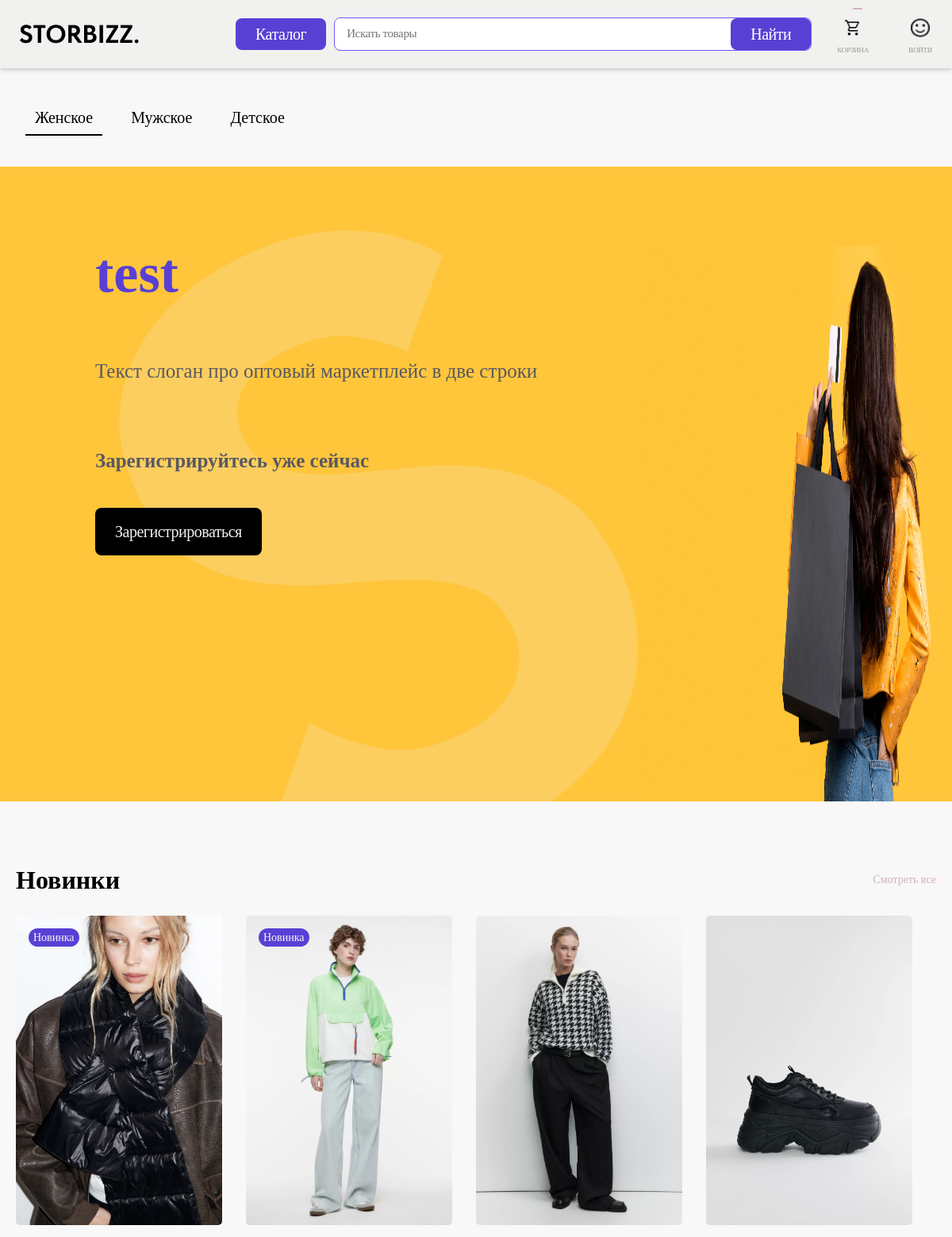
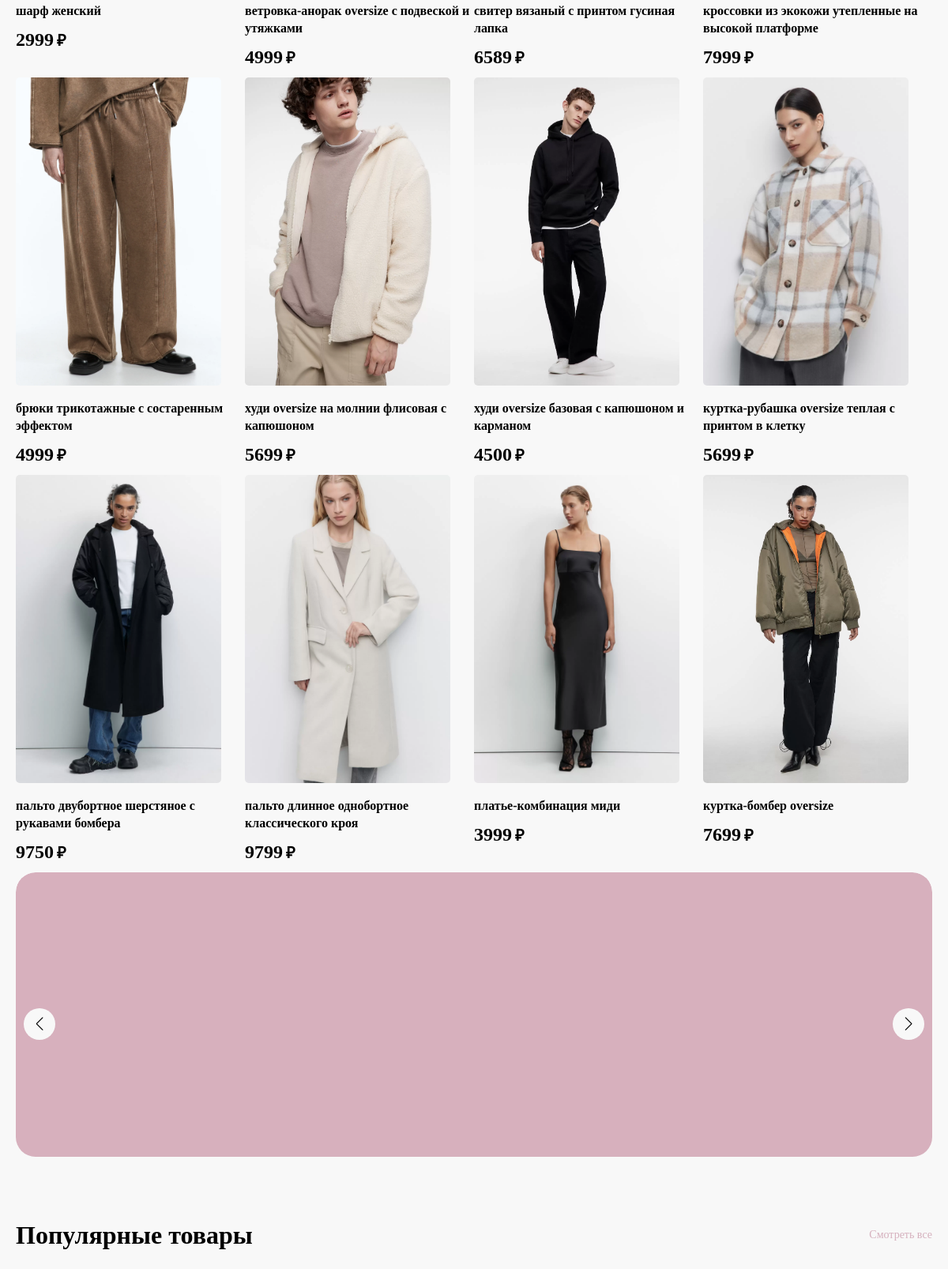
The page / (upper part) on the database its author committed (2 pictures, top to bottom).
### shop/models.py (models this page shows)
class Good(models.Model):
    TYPE_CHOICES = (
        (0, 'Бомберы'),
        (1, 'Ветровки'),
        (2, 'Джинсовые куртки'),
        (3, 'Кожаные куртки'),
        (4, 'Куртки рубашки'),
        (5, 'Пальто'),
        (6, 'Пуховики'),
        (7, 'Тренчи'),
        (8, 'Куртки'),
        (9, 'Водолазки'),
        (10, 'Джемперы'),
        (11, 'Кардиганы'),
        (12, 'Свитеры'),
        (13, 'Джинсы'),
        (14, 'Платья'),
        (15, 'Футболки, поло, лонгсливы'),
        (16, 'Худи, толстовки и свитшоты'),
        (17, 'Брюки'),
        (18, 'Блузы и рубашки'),
        (19, 'Юбки'),
        (20, 'Пиджаки и жакеты'),
        (21, 'Шорты'),
        (22, 'Топы и майки'),
        (23, 'Нижнее белье'),
        (24, 'Спортивная одежда'),
        (25, 'Одежда для дома'),
        (26, 'Обувь'),
        (27, 'Аксессуары'),
    )
    GENDER_CHOICES = (
        (0, 'Мужское'),
        (1, 'Женское'),
        (2, 'Детское'),
    )
    name = models.CharField(max_length=255, verbose_name='наименование', null=True, blank=True)
    image_1 = models.ImageField(upload_to='img/', null=True, blank=True, verbose_name='изображение 1')
    image_2 = models.ImageField(upload_to='img/', null=True, blank=True, verbose_name='изображение 2')
    image_3 = models.ImageField(upload_to='img/', null=True, blank=True, verbose_name='изображение 3')
    image_4 = models.ImageField(upload_to='img/', null=True, blank=True, verbose_name='изображение 4')
    is_new = models.BooleanField(default=False, verbose_name='новинка')
    is_popular = models.BooleanField(default=False, verbose_name='популярный товар')
    price = models.FloatField(verbose_name='цена', null=True, blank=True)
    type = models.IntegerField(verbose_name='тип', null=True, blank=True, choices=TYPE_CHOICES)
    gender = models.IntegerField(verbose_name='пол', null=True, blank=True, choices=GENDER_CHOICES)
    description = models.TextField(verbose_name='описание', null=True, blank=True)
    color = models.CharField(max_length=20, verbose_name='цвет', null=True, blank=True)
    color_code = models.IntegerField(verbose_name='код цвета', null=True, blank=True)
    article = models.CharField(max_length=20, verbose_name='артикул', null=True, blank=True)
    material = models.TextField(verbose_name='состав', null=True, blank=True)
    recommendation = models.TextField(verbose_name='рекомендации', null=True, blank=True)
    goods = models.ManyToManyField('Cart', through='CartGood')

### shop/views.py (the view)
# urls.py: path('', GoodsList.as_view(), name='home'),
class GoodsList(ListView):
    model = Good
    template_name = 'src/home.html'
    context_object_name = 'goods'
    def get_queryset(self):
        queryset = {'new_goods': Good.objects.order_by('-is_new', '-id')[:12],
                    'top_goods': Good.objects.filter(is_popular=True)[:12]}
        return queryset

### templates/src/home.html (shortened to what this page needs)
{% extends './main.html' %}
{% load static %}
{% block content %}
      <main class="content">
         <div class="header__bottom container">
            <ul class="header__bottom-menu">
               <li><a class="header__bottom-link header__bottom-link-active _tabs-item _active" href="#">Женское</a>
               </li>
               <li><a class="header__bottom-link _tabs-item" href="#">Мужское</a></li>
               <li><a class="header__bottom-link _tabs-item" href="#">Детское</a></li>
            </ul>
         </div>
       <div class="content-item  _tabs-block _active">
            <div class="page">
               <div class="page__content">
                  <div class="page__products products-page">
                     <div class="page__preview preview-page">
                        <div class="preview-page__container container">
                           <div class="preview-page__information">
                              <div class="preview-page__s"><img src="{% static 'img/img/s.png' %}" alt=""></div>
                              <div class="preview-page__information-content">
                                 <div class="preview-page__subtitle">
                                    test
                                 </div>
                                 <div class="preview-page__text">Текст слоган про оптовый маркетплейс
                                    в две строки</div>
                                 <div class="preview-page__title">Зарегистрируйтесь уже сейчас</div>
                                 <button type="submit"
                                    class="preview-page__btn btn  btn-input">Зарегистрироваться</button>
                              </div>
                           </div>
                           <div class="preview-page__picture">
                              <div class="preview-page__image "><img src="{% static 'img/img/preview.png' %}" alt=""></div>
                           </div>
                        </div>
                     </div>
                     <div class="page__products products-block">
                        <div class="products-block__container container">
                           <div class="products-block__content">
                              <div class="products-block__top">
                                 <div class="products-block__title title">Новинки</div>
                                 <button type="submit" class="products-block__btn">Смотреть все</button>
                              </div>
                              <div class="products-block__goods">
   {% for good in goods.new_goods %}
<a href="{% url 'shop:good' good.id %}" class="card-product">
   {% if good.is_new %}
   <div class="card-product__labels">
      <div class="card-product__label">Новинка</div>
   </div>
   {% endif %}
   <div class="card-product__slider items-slider items-slider-1">
      <div class="card-product__body items-slider__body-1 _swiper">
         <div class="card-product__slide">
            <div class="card-product__image  ibg">
               <img src="{{ good.image_1.url }}" alt="#">
            </div>
         </div>
      </div>
   </div>
   <div class="card-product__name">{{ good.name }}</div>
   <div class="card-product__price"> <span class="card-product__count rub">{{ good.price|floatformat:0 }}</span>
   </div>
   {% endfor %}
</a>
                              </div>
                           </div>
                        </div>
                     </div>
                     <div class="page__banner banner-block">
                        <div class="banner-block__container container">
                           <div class="banner-block__slider  mainslider">
                              <div class="banner-block__body mainslider__body _swiper">
                                 <div class="banner-block__slide mainslider__slide">
                                    <div class="banner-block__image mainslider__image ibg">
                                    </div>
                                 </div>
                              </div>
                              <div class="swiper-button-next banner-block-next"></div>
                              <div class="swiper-button-prev banner-block-prev"></div>
                           </div>
                        </div>
                     </div>
                     <div class="page__products products-block">
                        <div class="products-block__container container">
                           <div class="products-block__content">
                              <div class="products-block__top">
                                 <div class="products-block__title title">Популярные товары</div>
                                 <button type="submit" class="products-block__btn">Смотреть все</button>
                              </div>
                           </div>
                        </div>
                     </div>
                  </div>
               </div>
            </div>
         </div>
      </main>
{% endblock content %}

### templates/src/main.html (shortened to what this page needs)
<!DOCTYPE html>
<html lang="en">
<head>
   {% load static %}
   <link rel="stylesheet" href="{% static 'css/swiper-bundle.min.css' %}">
   <link rel="stylesheet" href="{% static 'css/style.css' %}">
</head>
<body>
<div class="wrapper _tabs">
    {% include './#sourse/header-2.html' %}
    {% block content %}
    {% endblock %}
</div>
</body>
</html>

### templates/src/#sourse/header-2.html (shortened to what this page needs)
{% load static %}
<header id="header" class="header lock-padding">
   <div class="header-container container">
      <div class="header__top top-header">
         <div class="top-header__content ">
            <div class="top-header__column top-header__column-1">
               <a href="{% url 'shop:home' %}" class="top-header__logo">
                  <img src="{% static 'img/img/storbizz.png'%}" alt="#">
               </a>
               <div class="top-header__catalog">
                  <a href="#" class="top-header__btn btn">
                     <span>Каталог</span>
                  </a>
               </div>
            </div>
            <div data-da="container__search,0,950" class="top-header__column top-header__column-2">
               <form action="#" class="header__search search-header search">
                  <div class="search-header__content  search-content">
                     <div class="search-header__input search-content__input">
                        <input autocomplete="off" placeholder="Искать товары " type="text" data-value="Искать товары" name="form[]" data-error=""
                           data-value="" class="input" >
                     </div>
                     <button type="submit" class="search-header__btn btn  btn-input">Найти</button>
                  </div>
               </form>
            </div>
            <div class="top-header__column top-header__column-3">
               <div class="top-header__column-contet">
                  <div class="top-header__items">
                     {% if user.is_authenticated %}
                     <a href="{% url 'shop:cart' user.id %}" class="top-header__item item-header">
                     {% else %}
                        <a href="#" class="top-header__item item-header">
                     {% endif %}
                        <div class="item-header__icon"> <img src="{% static 'img/img/icons/header/icon-2.png' %}" alt=""><span>{{ user.cart.goods.count }}</span>
                        </div>
                        <div class="item-header__name">Корзина</div>
                     </a>
                     {% if user.is_authenticated %}
                     <a href="{% url 'account' user.id %}" class="top-header__item item-header ">
                        <div class="item-header__icon"> <img src="{% static 'img/img/icons/header/icon-3.png' %}" alt="">
                        </div>
                        <div class="item-header__name">Войти</div>
                     </a>
                     {% else %}
                        <a href="{% url 'login' %}" class="top-header__item item-header ">
                        <div class="item-header__icon"> <img src="{% static 'img/img/icons/header/icon-3.png' %}" alt="">
                        </div>
                        <div class="item-header__name">Войти</div>
                     </a>
                     {% endif %}
                  </div>
               </div>
            </div>
         </div>
      </div>
   </div>
</header>

### templates/src/#sourse/footer.html (shortened to what this page needs)
{% load static %}

### rows shown on the page
Good: is_new "Новинка", image_1 (picture), name "шарф женский", price "2999"
Good: is_new "Новинка", image_1 (picture), name "ветровка-анорак oversize с подвеской и утяжками", price "4999"
Good: image_1 (picture), name "свитер вязаный с принтом гусиная лапка", price "6589"
Good: image_1 (picture), name "кроссовки из экокожи утепленные на высокой платформе", price "7999"
Good: image_1 (picture), name "брюки трикотажные с состаренным эффектом", price "4999"
Good: image_1 (picture), name "худи oversize на молнии флисовая с капюшоном", price "5699"
Good: image_1 (picture), name "худи oversize базовая с капюшоном и карманом", price "4500"
Good: image_1 (picture), name "куртка-рубашка oversize теплая с принтом в клетку", price "5699"
Good: image_1 (picture), name "пальто двубортное шерстяное с рукавами бомбера", price "9750"
Good: image_1 (picture), name "пальто длинное однобортное классического кроя", price "9799"
Good: image_1 (picture), name "платье-комбинация миди", price "3999"
Good: image_1 (picture), name "куртка-бомбер oversize", price "7699"
